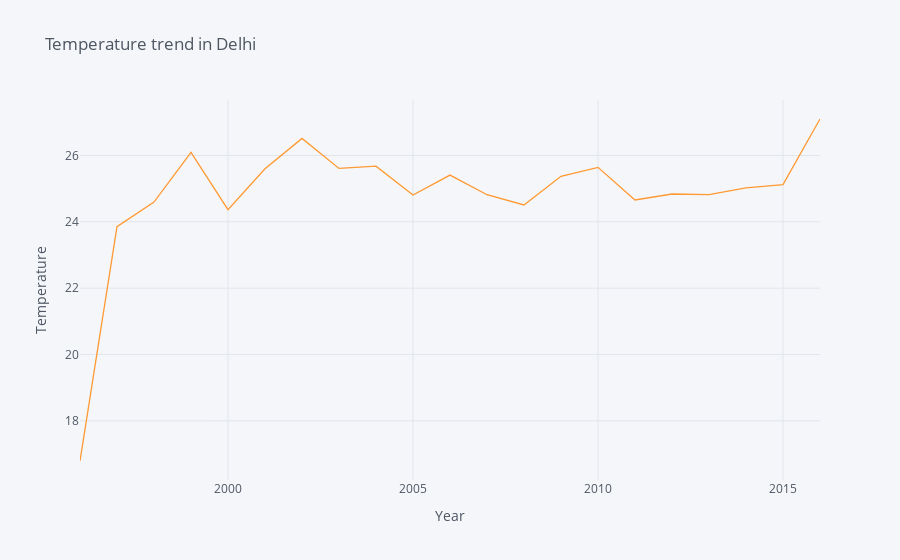

Notebook source saved alongside this figure:
### Code cell
new_india = dataset_svr.groupby('year')['tempm'].mean().reset_index()
new_india.iplot(kind='scatter', x='year', y='tempm', title='Temperature trend in Delhi',
               xTitle='Year', yTitle='Temperature')

### Figure 1 — Plotly figure (JSON) as saved in the notebook; plotly's stock layout.template omitted (floating-point values rounded to 4 significant figures)
{"data": [{"line": {"color": "rgba(255, 153, 51, 1.0)", "dash": "solid", "shape": "linear", "width": 1.3}, "mode": "lines", "name": "tempm", "text": "", "type": "scatter", "x": [1996, 1997, 1998, 1999, 2000, 2001, 2002, 2003, 2004, 2005, 2006, 2007, 2008, 2009, 2010, 2011, 2012, 2013, 2014, 2015, 2016], "y": [16.79, 23.85, 24.59, 26.1, 24.37, 25.6, 26.51, 25.61, 25.68, 24.81, 25.41, 24.82, 24.51, 25.37, 25.64, 24.66, 24.84, 24.82, 25.02, 25.12, 27.1]}], "layout": {"legend": {"bgcolor": "#F5F6F9", "font": {"color": "#4D5663"}}, "paper_bgcolor": "#F5F6F9", "plot_bgcolor": "#F5F6F9", "title": {"font": {"color": "#4D5663"}, "text": "Temperature trend in Delhi"}, "xaxis": {"gridcolor": "#E1E5ED", "showgrid": true, "tickfont": {"color": "#4D5663"}, "title": {"font": {"color": "#4D5663"}, "text": "Year"}, "zerolinecolor": "#E1E5ED"}, "yaxis": {"gridcolor": "#E1E5ED", "showgrid": true, "tickfont": {"color": "#4D5663"}, "title": {"font": {"color": "#4D5663"}, "text": "Temperature"}, "zerolinecolor": "#E1E5ED"}}}
